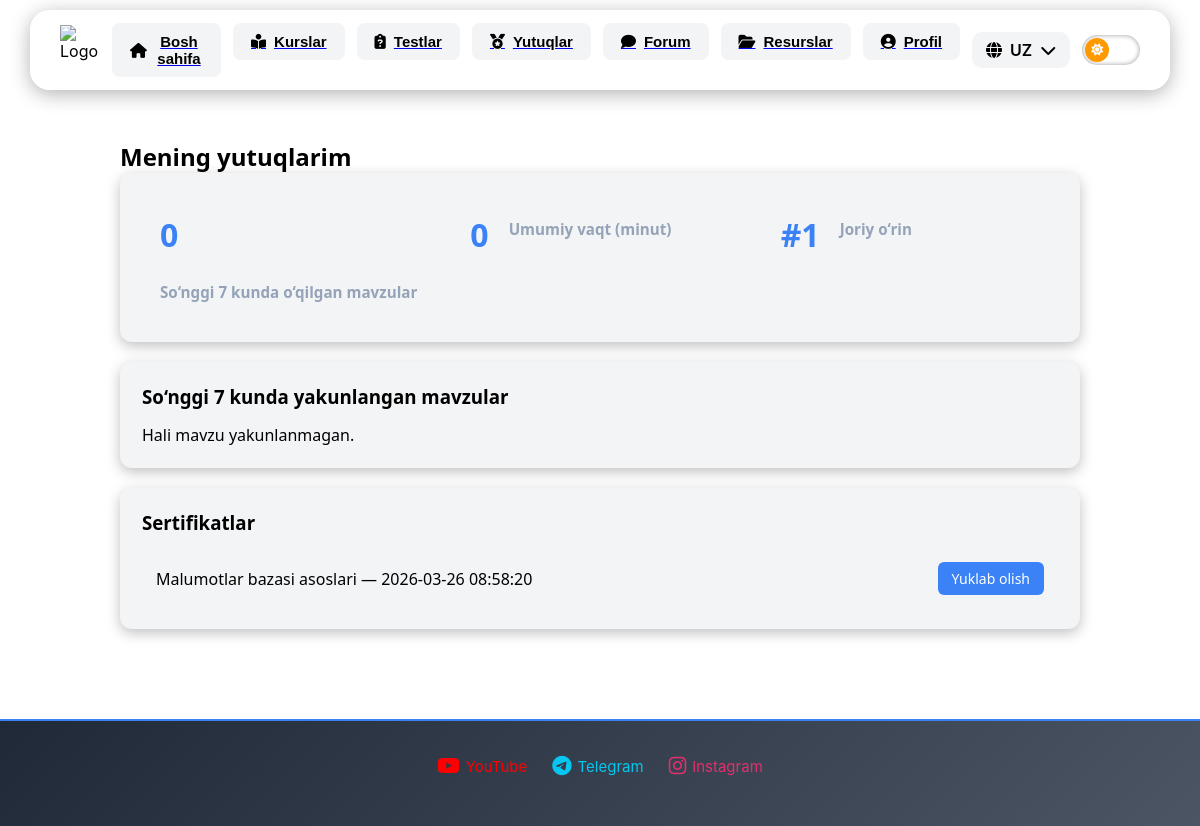
The app's page /student/achievements (signed in), older data.
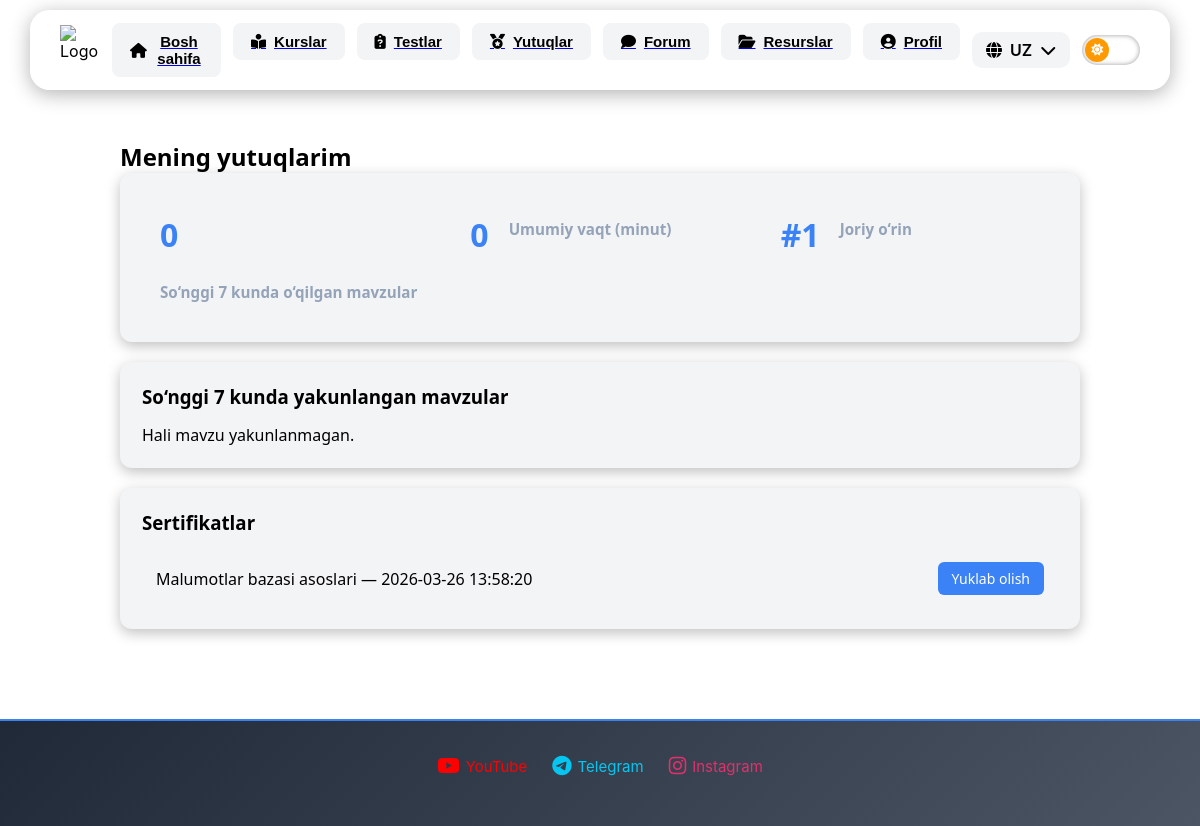
The same page, newer data.
### tables this page shows
CREATE TABLE certificates(
    id INTEGER PRIMARY KEY AUTOINCREMENT,
    user_id INTEGER NOT NULL,
    course_id INTEGER NOT NULL,
    date TEXT DEFAULT (DATETIME('now', '+5 hours')),
    UNIQUE(user_id, course_id),
    FOREIGN KEY(user_id) REFERENCES users(id) ON DELETE CASCADE,
    FOREIGN KEY(course_id) REFERENCES courses(id) ON DELETE CASCADE
);

CREATE TABLE courses(
    id INTEGER PRIMARY KEY AUTOINCREMENT,
    name TEXT NOT NULL,
    title TEXT NOT NULL,
    img TEXT
);

### routes/student.py (the view)
@bp.route("/achievements")
def achievements():
    user_id = session.get("user_id")
    if not user_id:
        return redirect("/login")
    conn = sqlite3.connect("database.db")
    conn.row_factory = sqlite3.Row  # natijalarni dict kabi ishlatish uchun
    c = conn.cursor()
    certificates = c.execute("""
        SELECT c.*, cr.name AS course_name
        FROM certificates c
        JOIN courses cr ON c.course_id = cr.id
        WHERE c.user_id=?
    """, (user_id,)).fetchall()
    seven_days_ago = (datetime.now() - timedelta(days=7)).strftime("%Y-%m-%d %H:%M:%S")
    recent_topics = c.execute("""
        SELECT t.id, t.name, t.time
        FROM studies s
        JOIN topics t ON s.topic_id=t.id
        WHERE s.user_id=? AND s.value='succesfully' AND s.date>=?
    """, (user_id, seven_days_ago)).fetchall()
    total_minutes = sum([t["time"] for t in recent_topics if t["time"]])
    total_topics = len(recent_topics)
    all_users = c.execute("""
        SELECT s.user_id, SUM(t.time) AS total_time
        FROM studies s
        JOIN topics t ON s.topic_id=t.id
        WHERE s.value='succesfully'
        GROUP BY s.user_id
        ORDER BY total_time DESC
    """).fetchall()
    position = 1
    for idx, u in enumerate(all_users, 1):
        if u["user_id"] == user_id:
            position = idx
            break
    conn.close()
    return render_template(
        "student/achievements.html",
        certificates=certificates,
        total_topics=total_topics,
        total_minutes=total_minutes,
        position=position,
        recent_topics=recent_topics
    )

### routes/student.py (called while the page is built)
@bp.before_request
def require_login():
    open_routes = [
        "student.student_dashboard",
        "student.student_courses"
    ]
    if request.endpoint in open_routes:
        return
    if "user_id" not in session:
        return redirect(url_for('auth.login', next=request.path))

### templates/student/achievements.html (shortened to what this page needs)
{% extends "base.html" %}
{% block content %}
<div class="achievements" >
    <h2>Mening yutuqlarim</h2>
    <div class="section stats">
        <div class="stat">
            <h1>{{ total_topics }}</h1>
            <h4>So‘nggi 7 kunda o‘qilgan mavzular</h4>
        </div>
        <div class="stat">
            <h1>{{ total_minutes }}</h1>
            <h4>Umumiy vaqt (minut)</h4>
        </div>
        <div class="stat">
            <h1>#{{ position }}</h1>
            <h4>Joriy o‘rin</h4>
        </div>
    </div>
    <div class="section">
        <h3 style="background: var(--card-bg);color: var(--text-color);">So‘nggi 7 kunda yakunlangan mavzular</h3>
        {% if recent_topics %}
            <ul style="margin-left: 30px;">
            {% for t in recent_topics %}
                <li class="recent-topic">{{ t['name'] }} — {{ t['time'] }} min</li>
            {% endfor %}
            </ul>
        {% else %}
            <p>Hali mavzu yakunlanmagan.</p>
        {% endif %}
    </div>
    <div class="section">
        <h3 style="background: var(--card-bg);color: var(--text-color);">Sertifikatlar</h3>
        {% if certificates %}
            {% for c in certificates %}
                <div class="cert">
                    <span>{{ c['course_name'] }} — {{ c['date'] }}</span>
                    <a class="button" href="{{ url_for('dashboard.download_certificate', cert_id=c['id']) }}">Yuklab olish</a>
                </div>
            {% endfor %}
        {% else %}
            <p>Sizda hali sertifikat mavjud emas.</p>
        {% endif %}
    </div>
</div>
{% endblock %}

Row changes from the older to the newer data that the page shows:
changed certificates "Malumotlar bazasi asoslari": date "2026-03-26 08:58:20" → "2026-03-26 13:58:20"
